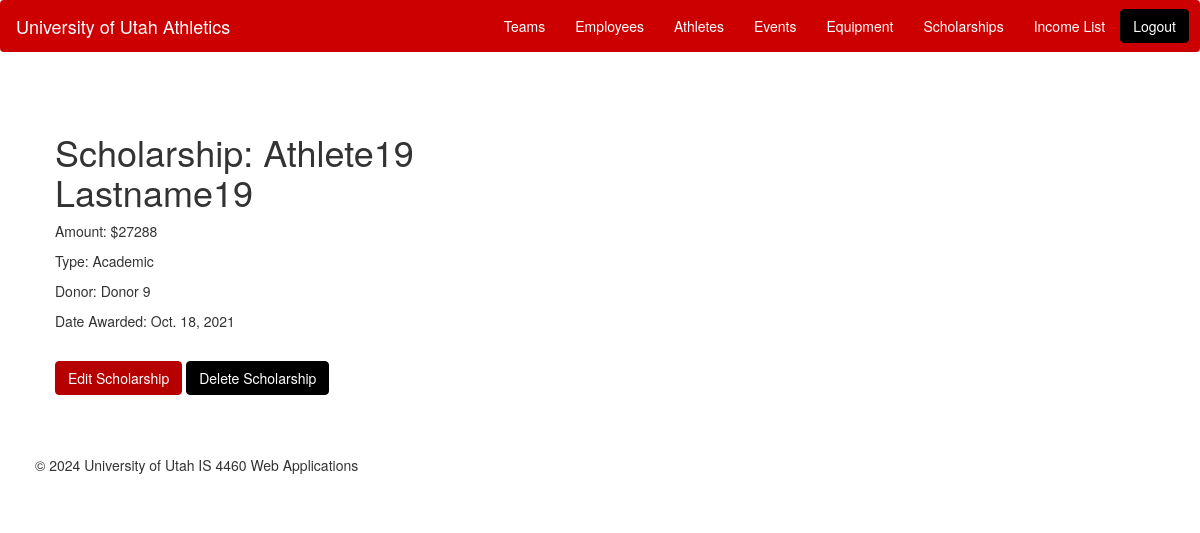
Screenshot of /athletics/scholarship/details/10/ with the database file from the repository.
### athletics/models.py (models this page shows)
class Scholarship(models.Model):
    scholarship_type_choices = [
        ('AC', 'Academic'),
        ('GR', 'Grant'),
        ('ATH', 'Athletic'),
        ('ME', 'Merit'),
        ('FI', 'Financial Need'),
        ('OT', 'Other'),
    ]
    scholarship_id=models.AutoField(primary_key=True)
    athlete = models.ForeignKey(Athlete, on_delete=models.CASCADE, default=1)
    amount=models.IntegerField()
    date_awarded=models.DateField()
    donor=models.CharField(max_length=255)
    type = models.CharField(max_length=15, choices=scholarship_type_choices)

class Athlete(models.Model):
    ACADEMIC_LEVEL_CHOICES = [
        ('FR', 'Freshman'),
        ('SO', 'Sophomore'),
        ('JR', 'Junior'),
        ('SR', 'Senior'),
        ('OT', 'Other'),
    ]
    first_name = models.CharField(max_length=255)
    last_name = models.CharField(max_length=255)
    position = models.CharField(max_length=255)
    academic_level = models.CharField(max_length=2, choices=ACADEMIC_LEVEL_CHOICES)
    contact = models.CharField(max_length=255)
    teams = models.ManyToManyField('Team', related_name='athletes')
    def __str__(self):
        return f"{self.first_name} {self.last_name}"

### athletics/views.py (the view)
# urls.py: path('scholarship/details/<int:pk>/', views.ScholarshipDetails.as_view(), name='scholarship-details'),
class ScholarshipDetails(DetailView):
    model = Scholarship
    template_name = 'scholarship_details.html'

### athletics/templates/scholarship_details.html (shortened to what this page needs)
{% extends 'base.html' %}
{% block content %}
<div class="container">
    <div class="row">
        <div class="col-md-6 offset-md-3">
            <h1 class="mt-4">Scholarship: {{ object.athlete }}</h1>
            <p>Amount: ${{ object.amount }}</p>
            <p>Type: {{ object.get_type_display }}</p>
            <p>Donor: {{ object.donor }}</p>
            <p>Date Awarded: {{ object.date_awarded }}</p>
            <br>
            <a href="/athletics/scholarship/edit/{{ object.pk }}/" class="btn btn-primary">Edit Scholarship</a>
            <a href="/athletics/scholarship/delete/{{ object.pk }}/" class="btn btn-danger">Delete Scholarship</a>
        </div>
    </div>
</div>
{% endblock %}

### athletics/static/css/styles.css (style rules this page uses)
body { background-color: #FFFFFF; }
.container { padding: 20px; }
.btn-primary { color: #fff; background-color: #B60000; border-color: #B60000; }
.btn-danger { color: #fff; background-color: #000; border-color: #000; }

### rows the page displays
Scholarship: athlete "Athlete19 Lastname19", amount "27288", type "Academic", donor "Donor 9", date_awarded "Oct. 18, 2021"
